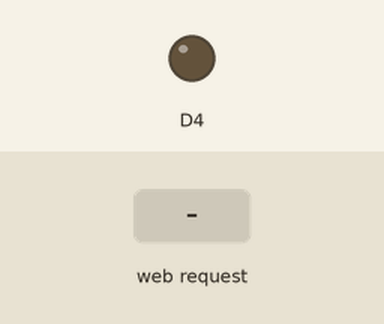
Simulated run of this sketch. Board: ESP8266 (NodeMCU). Shown: output pins drawn as LEDs (lit = HIGH). Inputs (shaded band) come from the test bench. WiFi joins after 1.5 s; servers stay silent unless stated; what the sketch prints to the serial monitor is not drawn.

Above: at 2.7 s.
2.8 s: HTTP request GET /gpio/1 received
At 3.7 s:
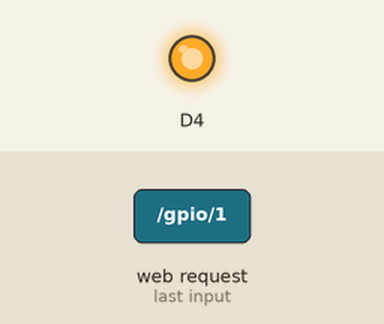
4.3 s: HTTP request GET /gpio/0 received
At 4.8 s:
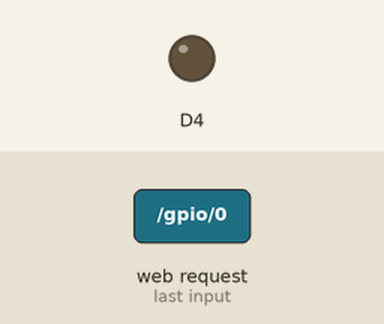
Timing chart, 0 to 7.3 s (numbered marks = the images above; inputs shaded):
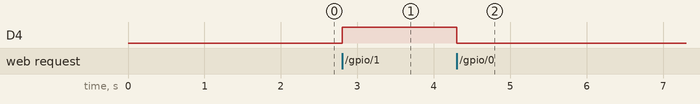

The sketch:

ESP8266_standAlone_WebServerTest.ino
```cpp
/*
 *  This sketch demonstrates how to set up a simple HTTP-like server.
 *  The server will set a GPIO pin depending on the request
 *    http://server_ip/gpio/0 will set the GPIO2 low,
 *    http://server_ip/gpio/1 will set the GPIO2 high
 *  server_ip is the IP address of the ESP8266 module, will be
 *  printed to Serial when the module is connected.
 */

#include <ESP8266WiFi.h>

const char* ssid = "30cm slak"; //SSID = namnet på wifi att ansluta sig till
const char* password = "12345678";// Lösenordet wifi AP:en har. (AP = accesspunkt)

// Skapa en instans av servern.
// Specifiera porten esp:en ska ta emot instruktioner genom.
WiFiServer server(80);

void setup() {
  //Starta serial anslutning, Öppna med ctrl+shift+m
  Serial.begin(115200);
  delay(10);

  // Förbered GPIO (general pin input/output)
  pinMode(D4, OUTPUT);
  digitalWrite(D4, 0);


  Serial.println();
  Serial.println();
  Serial.print("Connecting to ");
  Serial.println(ssid);

  WiFi.begin(ssid, password); // Anslut till wifi nätverk

  while (WiFi.status() != WL_CONNECTED) { //Om ej ansluten skriv ut punkter i monitorn Ctrl+Shift+m
    delay(500);
    Serial.print(".");
  }
  Serial.println("");
  Serial.println("WiFi connected"); //Ansluten

  // Starta server
  server.begin();
  Serial.println("Server started");

  // Skriv ut ip-adressen att anluta till i webläsaren
  Serial.println(WiFi.localIP());
}

void loop() {
  //Kolla om klient har anslutit sig
  WiFiClient client = server.available();
  if (!client) {
    return;
  }

  // Vänta tills klient skickat data (något har hänt på hemsidan; knapp har tryckts på etc..)
  Serial.println("new client");
  while(!client.available()){
    delay(1);
  }

  // Läs första raden av förfrågan.
  //Read the first line of the request
  String req = client.readStringUntil('\r');
  Serial.println(req);
  client.flush();

  // Match the request
  // Bestäm vad som ska hända beroende på vad förfrågan säger
  int val;
  if (req.indexOf("/gpio/0") != -1)
    val = 0;
  else if (req.indexOf("/gpio/1") != -1)
    val = 1;

  //Går att lägga till fler else if här...

  else {
    Serial.println("invalid request");
    client.stop();
    return;
  }

  // Set GPIO2 according to the request
  // Sätt pin nr 2 till 1 eller 0 beroende på förfrågan.
  digitalWrite(D4, val);

  client.flush(); //Spola bort informationen som clienten hade innan.

  // Prepare the response
  // Förbered svaret
  String s = "HTTP/1.1 200 OK\r\nContent-Type: text/html\r\n\r\n<!DOCTYPE HTML>\r\n<html>\r\nGPIO is now ";
  s += (val)?"high":"low";
  s += "</html>\n";

  // Send the response to the client
  // Skicka svaret (responsen) till klienten
  client.print(s);
  delay(1);
  Serial.println("Client disonnected");

  // The client will actually be disconnected when the function returns and 'client' object is detroyed
  // Klienten kommer att koppla ifrån och när funktionen returnerar kommer 'klient' objektet att förstöras.
  //      Alltid ett nytt client objekt per kommando..
}
```

Measured:
- after the input at 2.8 s, D4: LOW → HIGH at once
- after the input at 4.3 s, D4: HIGH → LOW at once
